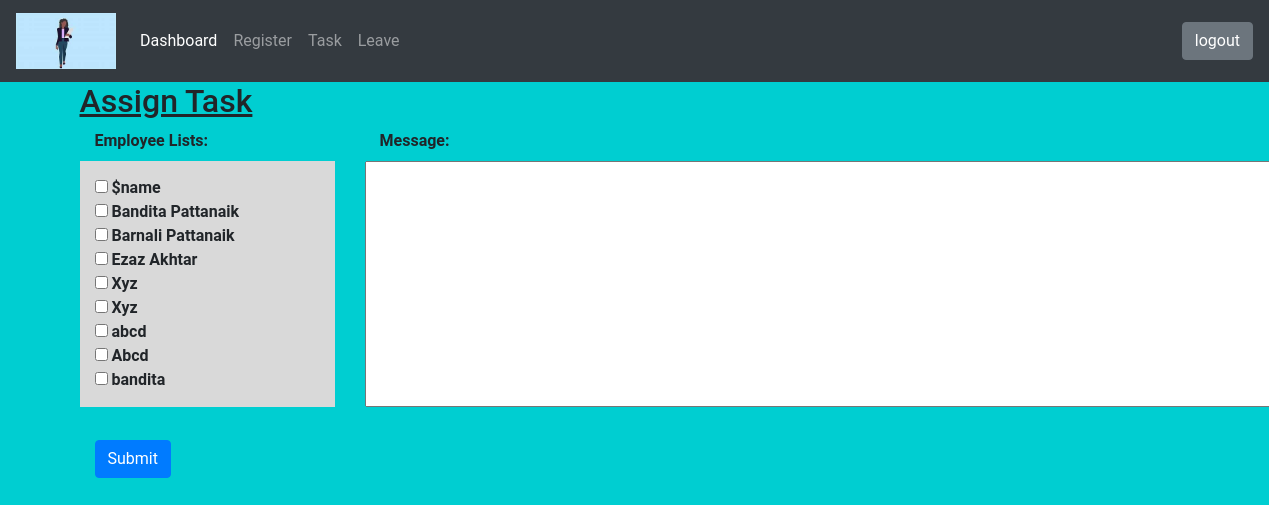
Page /admin/task.php (signed in) on the earlier database version.
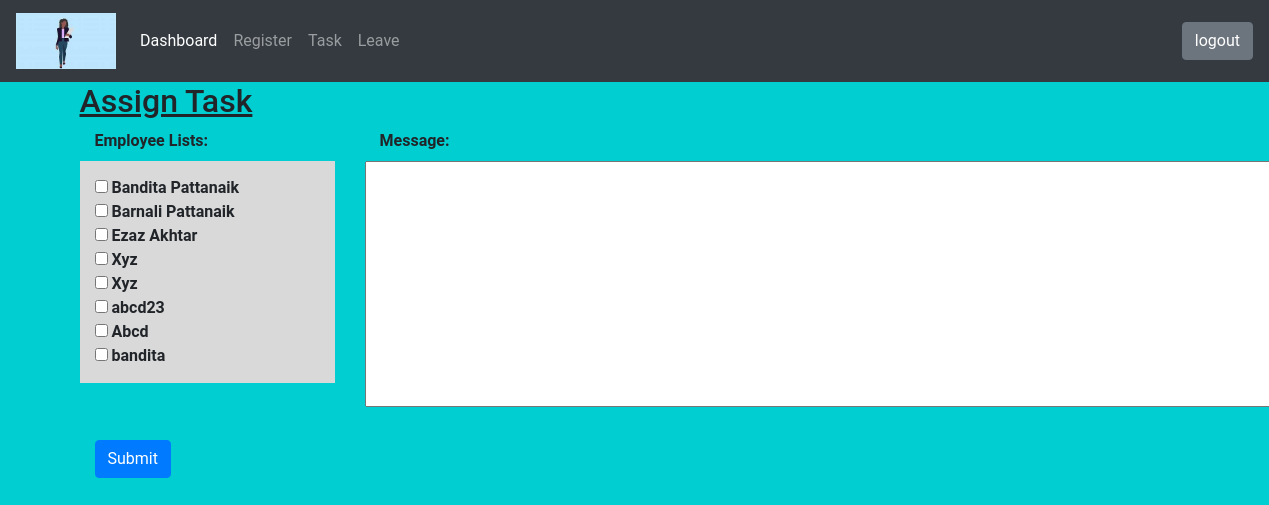
Same page on the later database version.
### tables this page shows
CREATE TABLE `employee` (
  `id` int(11) NOT NULL,
  `name` varchar(255) NOT NULL,
  `father_name` varchar(255) NOT NULL,
  `mother_name` varchar(255) NOT NULL,
  `dob` date NOT NULL,
  `doj` date NOT NULL,
  `department` varchar(255) NOT NULL,
  `role` varchar(100) NOT NULL,
  `blood_group` varchar(4) NOT NULL,
  `gender` varchar(10) NOT NULL,
  `religion` varchar(255) NOT NULL,
  `marital_status` varchar(255) NOT NULL,
  `permanent_address` text NOT NULL,
  `present_address` text NOT NULL,
  `contactno` text NOT NULL,
  `email` text NOT NULL,
  `password` text NOT NULL,
  `confirmpassword` text NOT NULL
);

### admin/task.php (the view, shortened to what this page needs)
<?php include("../auth/auth.php"); ?>
<!DOCTYPE html>
<html>
<head>
  <link rel="stylesheet" type="text/css" href="../css/bootstrap.min.css">
  <link rel="stylesheet" type="text/css" href="../css/style.css">
</head>
<body>
  <?php include "header.php"; ?>
<div class="container">
  <form class="form-horizontal" method="post" action="insert-user.php" onsubmit=" return formValidation();">
    <h2><u>Assign Task</u></h2>
  <div class="row">
    <div class="col-md-3" >
      <label class= "col-md-12 col-lg-12" for="name"><b>Employee Lists:</b></label>
      <div class="form-group" style="background-color: #d9d9d9;padding:15px;">
        <?php
        $query = "SELECT * from employee";
        $result = mysqli_query($conn,$query);
          while($rows = mysqli_fetch_array($result)){
        ?>
        <div class="checkbox">
          <input type="checkbox"  name="emp[]" value="<?php echo $rows['id']; ?>">
          <strong><?php echo $rows['name']; ?></strong>
        </div>
        <?php } ?>
      </div>
    </div>
    <div class="col-md-9">
      <div class="form-group">
        <label class="col-lg-12 col-md-12 col-xs-12"><b>Message:</b></label>
        <textarea name="message" maxlength="1000" cols="100" rows="10"></textarea>
      </div>
    </div>
  </div>
    <div class="col-md-12 col-lg-12" style="margin-top: 10px;">
        <button type="submit" name="submit" class="btn btn-primary">Submit</button>
     </div>
  </div>
</body>
</html>

Differences in the rows shown:
removed employee: name "$name"
changed employee: name "abcd" → "abcd23"
